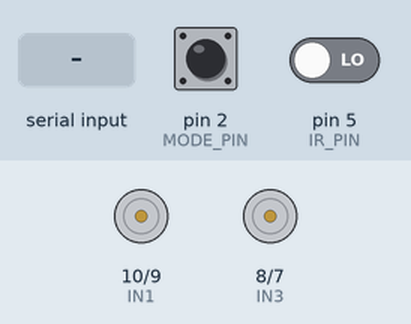
Simulated run of this sketch. Board: Arduino Uno, built with avr-gcc and run on an emulated ATmega328P. On the bench: motor-driver pin pairs drawn as motors (green arrow = first pin HIGH = forward, orange = second pin HIGH = backward, longer = more drive, scaled by the enable pin). Inputs (shaded band) come from the test bench; at power-on: pin 2 (MODE_PIN) HIGH, pin 5 (IR_PIN) LOW.

Above: at 1.2 s.
1.3 s: pin 2 (MODE_PIN) pulled LOW for 1 s
At 3.4 s:
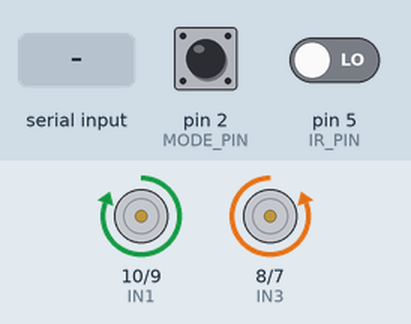
4.0 s: "F" received over Serial
At 4.6 s:
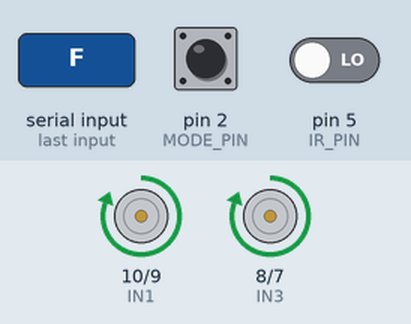
5.5 s: "L" received over Serial
At 5.8 s:
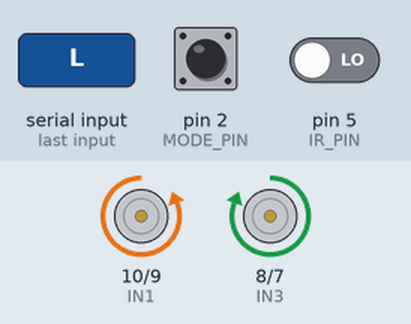
7.0 s: "B" received over Serial
At 8.1 s:
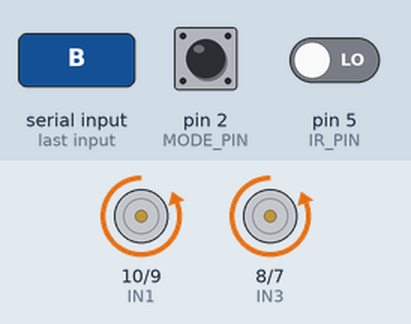
8.5 s: "R" received over Serial
At 9.2 s:
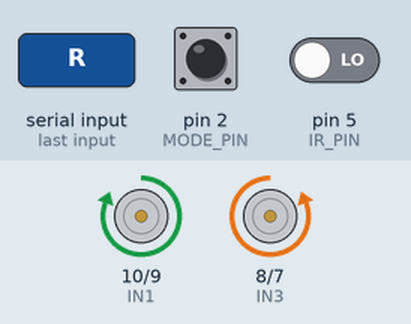
Timing chart, 0 to 11.0 s (numbered marks = the images above; inputs shaded):
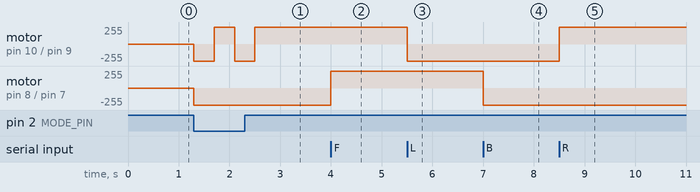

Measured:
- after the input at 1.3 s, motor on pin 10 (IN1) / pin 9 (IN2): alternates forward 255/255 for 0.40 s and backward 255/255 for 0.40 s, 4 changes in all, then stays forward 255/255, starting at once; motor on pin 8 (IN3) / pin 7 (IN4): stopped → backward 255/255 at once
- after the input at 4.0 s, motor on pin 8 (IN3) / pin 7 (IN4): backward 255/255 → forward 255/255 at once
- after the input at 5.5 s, motor on pin 10 (IN1) / pin 9 (IN2): forward 255/255 → backward 255/255 at once
- after the input at 7.0 s, motor on pin 8 (IN3) / pin 7 (IN4): forward 255/255 → backward 255/255 at once
- after the input at 8.5 s, motor on pin 10 (IN1) / pin 9 (IN2): backward 255/255 → forward 255/255 at once

The sketch:

Sumkey.ino
```cpp
// File: sumobot_hockeybot.ino

// Motor driver pins
const int ENA = 11;
const int ENB = 6;
const int IN1 = 10;
const int IN2 = 9;
const int IN3 = 8;
const int IN4 = 7;

// IR sensor
const int IR_PIN = 5;

// Ultrasonic pins
const int TRIG_PIN = 4;
const int ECHO_PIN = 3;

// Mode selector pin
const int MODE_PIN = 2; // LOW = Sumo, HIGH = Hockey (Bluetooth Controlled)

char command;

void setup() {
  pinMode(ENA, OUTPUT);
  pinMode(ENB, OUTPUT);
  pinMode(IN1, OUTPUT);
  pinMode(IN2, OUTPUT);
  pinMode(IN3, OUTPUT);
  pinMode(IN4, OUTPUT);

  pinMode(IR_PIN, INPUT);
  pinMode(TRIG_PIN, OUTPUT);
  pinMode(ECHO_PIN, INPUT);

  pinMode(MODE_PIN, INPUT_PULLUP);

  Serial.begin(9600);
}

void loop() {
  bool mode = digitalRead(MODE_PIN);

  if (mode == LOW) {
    sumoMode();
  } else {
    hockeyModeBluetooth();
  }
}

void sumoMode() {
  if (digitalRead(IR_PIN) == LOW) {
    moveBackward();
    delay(400);
    turnRight();
    delay(400);
  } else {
    int distance = readDistance();
    if (distance < 20 && distance > 0) {
      moveForward();
    } else {
      turnLeft();
    }
  }
}

void hockeyModeBluetooth() {
  if (Serial.available()) {
    command = Serial.read();

    switch (command) {
      case 'F': moveForward(); break;
      case 'B': moveBackward(); break;
      case 'L': turnLeft(); break;
      case 'R': turnRight(); break;
      case 'S': stopBot(); break;
    }
  }
}

int readDistance() {
  digitalWrite(TRIG_PIN, LOW);
  delayMicroseconds(2);
  digitalWrite(TRIG_PIN, HIGH);
  delayMicroseconds(10);
  digitalWrite(TRIG_PIN, LOW);

  long duration = pulseIn(ECHO_PIN, HIGH, 30000);
  int distance = duration * 0.034 / 2;
  return distance;
}

void moveForward() {
  digitalWrite(IN1, HIGH);
  digitalWrite(IN2, LOW);
  digitalWrite(IN3, HIGH);
  digitalWrite(IN4, LOW);
  analogWrite(ENA, 255);
  analogWrite(ENB, 255);
}

void moveBackward() {
  digitalWrite(IN1, LOW);
  digitalWrite(IN2, HIGH);
  digitalWrite(IN3, LOW);
  digitalWrite(IN4, HIGH);
  analogWrite(ENA, 255);
  analogWrite(ENB, 255);
}

void turnLeft() {
  digitalWrite(IN1, LOW);
  digitalWrite(IN2, HIGH);
  digitalWrite(IN3, HIGH);
  digitalWrite(IN4, LOW);
  analogWrite(ENA, 255);
  analogWrite(ENB, 255);
}

void turnRight() {
  digitalWrite(IN1, HIGH);
  digitalWrite(IN2, LOW);
  digitalWrite(IN3, LOW);
  digitalWrite(IN4, HIGH);
  analogWrite(ENA, 255);
  analogWrite(ENB, 255);
}

void stopBot() {
  digitalWrite(IN1, LOW);
  digitalWrite(IN2, LOW);
  digitalWrite(IN3, LOW);
  digitalWrite(IN4, LOW);
  analogWrite(ENA, 0);
  analogWrite(ENB, 0);
}
```
